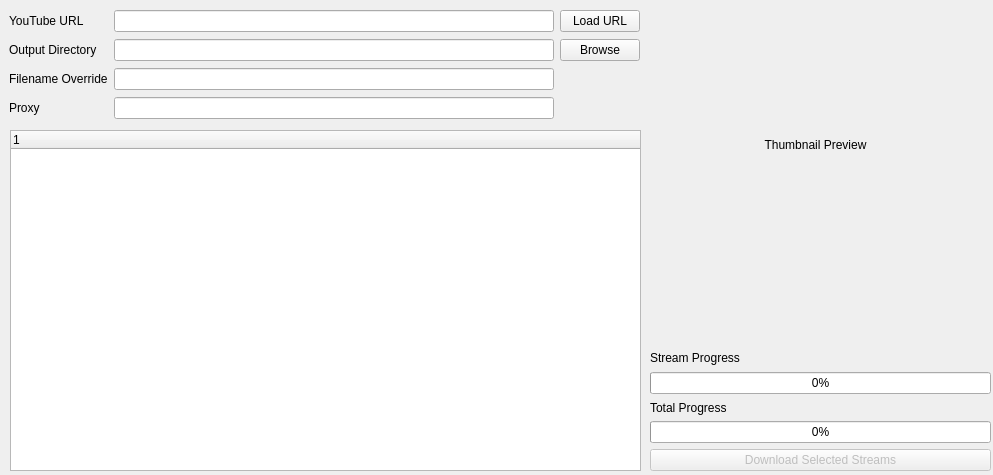
<?xml version="1.0" encoding="UTF-8"?>
<ui version="4.0">
 <class>Form</class>
 <widget class="QWidget" name="Form">
  <property name="geometry">
   <rect>
    <x>0</x>
    <y>0</y>
    <width>993</width>
    <height>475</height>
   </rect>
  </property>
  <property name="windowTitle">
   <string>Form</string>
  </property>
  <widget class="QWidget" name="gridLayoutWidget_2">
   <property name="geometry">
    <rect>
     <x>9</x>
     <y>9</y>
     <width>631</width>
     <height>111</height>
    </rect>
   </property>
   <layout class="QGridLayout" name="gridLayout_2">
    <item row="0" column="0">
     <widget class="QLabel" name="label">
      <property name="toolTip">
       <string>Video/Playlist URL</string>
      </property>
      <property name="text">
       <string>YouTube URL</string>
      </property>
      <property name="alignment">
       <set>Qt::AlignLeading|Qt::AlignLeft|Qt::AlignVCenter</set>
      </property>
     </widget>
    </item>
    <item row="2" column="1">
     <widget class="QLineEdit" name="lineEdit_3"/>
    </item>
    <item row="0" column="2">
     <widget class="QPushButton" name="btn_load_url">
      <property name="toolTip">
       <string>Load stream data for the provided URL.

Large playlists can take time to fully populate!</string>
      </property>
      <property name="text">
       <string>Load URL</string>
      </property>
     </widget>
    </item>
    <item row="0" column="1">
     <widget class="QLineEdit" name="url">
      <property name="alignment">
       <set>Qt::AlignLeading|Qt::AlignLeft|Qt::AlignTop</set>
      </property>
     </widget>
    </item>
    <item row="1" column="1">
     <widget class="QLineEdit" name="output_path">
      <property name="alignment">
       <set>Qt::AlignLeading|Qt::AlignLeft|Qt::AlignTop</set>
      </property>
     </widget>
    </item>
    <item row="1" column="0">
     <widget class="QLabel" name="label_2">
      <property name="toolTip">
       <string>Directory to store the downloaded files</string>
      </property>
      <property name="text">
       <string>Output Directory</string>
      </property>
      <property name="alignment">
       <set>Qt::AlignLeading|Qt::AlignLeft|Qt::AlignVCenter</set>
      </property>
     </widget>
    </item>
    <item row="1" column="2">
     <widget class="QPushButton" name="btn_browse">
      <property name="text">
       <string>Browse</string>
      </property>
     </widget>
    </item>
    <item row="2" column="0">
     <widget class="QLabel" name="label_3">
      <property name="toolTip">
       <string>Overrides the Video Title for the filename.
Does not affect the file extension.
If multiple streams are downloaded at once, the encoding will be added to the filename as well.

If downloading from a playlist (more than one video loads in the stream list)
then the override will prepend the video title.</string>
      </property>
      <property name="text">
       <string>Filename Override</string>
      </property>
      <property name="alignment">
       <set>Qt::AlignLeading|Qt::AlignLeft|Qt::AlignVCenter</set>
      </property>
     </widget>
    </item>
    <item row="3" column="0">
     <widget class="QLabel" name="label_4">
      <property name="toolTip">
       <string>HTTP/HTTPS proxy.
Can provide both HTTP and HTTPS if you wish, comma separated.
Most commonly used is HTTPS.

NOTE: You need HTTP proxy for HTTP URLs, and HTTPS proxy for HTTPS URLs!</string>
      </property>
      <property name="text">
       <string>Proxy</string>
      </property>
      <property name="alignment">
       <set>Qt::AlignLeading|Qt::AlignLeft|Qt::AlignVCenter</set>
      </property>
     </widget>
    </item>
    <item row="3" column="1">
     <widget class="QLineEdit" name="proxies"/>
    </item>
   </layout>
  </widget>
  <widget class="QWidget" name="gridLayoutWidget_3">
   <property name="geometry">
    <rect>
     <x>650</x>
     <y>350</y>
     <width>341</width>
     <height>121</height>
    </rect>
   </property>
   <layout class="QGridLayout" name="gridLayout_3">
    <item row="1" column="0">
     <widget class="QProgressBar" name="progress_status">
      <property name="value">
       <number>0</number>
      </property>
     </widget>
    </item>
    <item row="4" column="0">
     <widget class="QPushButton" name="btn_download">
      <property name="enabled">
       <bool>false</bool>
      </property>
      <property name="text">
       <string>Download Selected Streams</string>
      </property>
     </widget>
    </item>
    <item row="3" column="0">
     <widget class="QProgressBar" name="progress_total">
      <property name="value">
       <number>0</number>
      </property>
     </widget>
    </item>
    <item row="0" column="0">
     <widget class="QLabel" name="status_text">
      <property name="text">
       <string>Stream Progress</string>
      </property>
     </widget>
    </item>
    <item row="2" column="0">
     <widget class="QLabel" name="label_8">
      <property name="text">
       <string>Total Progress</string>
      </property>
     </widget>
    </item>
   </layout>
  </widget>
  <widget class="QLabel" name="thumbnail_preview">
   <property name="geometry">
    <rect>
     <x>650</x>
     <y>10</y>
     <width>331</width>
     <height>269</height>
    </rect>
   </property>
   <property name="text">
    <string>Thumbnail Preview</string>
   </property>
   <property name="alignment">
    <set>Qt::AlignCenter</set>
   </property>
  </widget>
  <widget class="QTreeWidget" name="stream_tree">
   <property name="geometry">
    <rect>
     <x>10</x>
     <y>130</y>
     <width>631</width>
     <height>341</height>
    </rect>
   </property>
   <property name="columnCount">
    <number>1</number>
   </property>
   <column>
    <property name="text">
     <string notr="true">1</string>
    </property>
   </column>
  </widget>
 </widget>
 <resources/>
 <connections/>
</ui>
